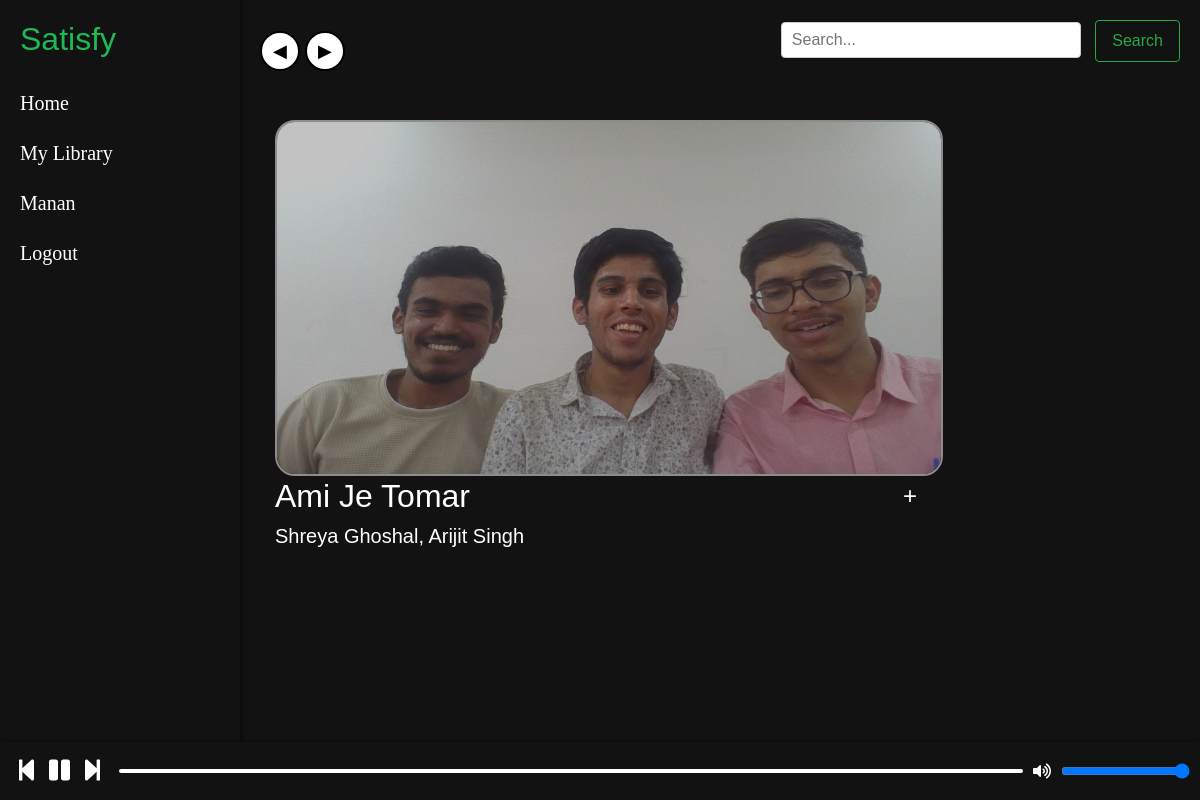
The page /music/song/8 (signed in) on the database its author committed.
### music/models.py (models this page shows, shortened)
class Song(models.Model):
    album=models.ForeignKey("Album",on_delete=models.CASCADE,verbose_name=_("Song Album"))
    songThumbnail=models.ImageField(_("Song Thumbnail"),upload_to='thumbnail/',help_text=".jpg, .png, .jpeg, .svg supported")
    song_name=models.CharField(_("Song Name"),max_length=50)
    song=models.FileField(_("song"),upload_to='songs/',help_text="mp3* required")
    created=models.DateTimeField(_("CreatedAt"),auto_now_add=True)
    last_update=models.DateTimeField(_("UpdatedAt"),auto_now=True)
    artists = models.ManyToManyField(Artist)
    class Meta:
        verbose_name=_("Song")

class Artist(models.Model):
    artist_name=models.CharField(_("Artist Name"),max_length=50)
    artist_image=models.ImageField(_("Artist Image"),upload_to='artist/',null=True)
    created=models.DateTimeField(_("CreatedAt"),auto_now_add=True)
    last_update=models.DateTimeField(_("UpdatedAt"),auto_now=True)
    class Meta:
        verbose_name=_("Artist")
        verbose_name_plural=_("Artists")
    def __str__(self):
        return self.artist_name

### music/views.py (the view)
# urls.py: path('song/<int:pid>',views.song,name="song"),
@login_required
def song(request,pid=0):
    if pid:
        song=Song.objects.get(id=pid)
        libraries=Library.objects.filter(user=request.user)
        artists=song.artists.all()
        return render(request,'music/desc.html',{'song':song , "artists":artists,"libraries":libraries})

### templates/music/desc.html (shortened to what this page needs)
{% extends 'music/spotify.html' %}
{% block style %}
    {% load static %}
    <link rel="stylesheet" href="{% static 'css/style-desc.css' %}">
{% endblock %}
{% block content %}
<div class="container">
    <div class="row description">
        <div class="col md-2">
            <img class="w-75 h-75 cover-image" src="{{ song.songThumbnail.url }}" alt="cover-image">
            <h2 class="music-title d-flex align-items-center">
                {{ song.song_name }}
                <div class="dropdown ms-2">
                    <button class="btn dropdown-toggle addbtn" type="button" data-bs-toggle="dropdown" aria-expanded="false"
                    style="font-size: 24px; border-radius: 50%; width: 40px; height: 40px; display: flex; align-items: center; justify-content: center;">
                        +
                    </button>
                </div>
            </h2>
            <div class="d-flex">
                <h5 class="music-desc">{{ artists|join:", " }}</h5>
            </div>
        </div>
    </div>
</div>
{% endblock %}
{%block body %}
<div class="player-container">
    <div class="player-controls">
        <button id="prev"><i class="fa fa-step-backward"></i></button>
        <button id="play-pause"></button>
        <button id="next"><i class="fa fa-step-forward"></i></button>
        <div class="progress-container">
            <div class="progress-bar" id="progress-bar">
            </div>
        </div>
        <div class="volume-control">
            <i class="fa fa-volume-up"></i>
            <input type="range" id="volume" min="0" max="1" step="0.01" value="1">
        </div>
    </div>
</div>
{% endblock %}

### templates/music/spotify.html (shortened to what this page needs)
<!DOCTYPE html>
<html lang="en">
<head>
    {% load static %}
    <link href="https://stackpath.bootstrapcdn.com/bootstrap/4.5.2/css/bootstrap.min.css" rel="stylesheet">
    {%block style %}
    {% endblock %}
</head>
<body>
    <div class="sidebar">
        <h2>Satisfy</h2>
        <a class="side-drop" href="/music/listen">Home</a>
        <div class="dropdown">
            <a class="side-drop" href="/music/library"> My Library</a>
            <a class="side-drop" href="/music/info">{{request.user.first_name}}</a>
            <a class="side-drop" href="/music/signout">Logout</a>
          </div>
    </div>
    <div class="main-content" id="main-content">
        <div class="top-bar">
            <div class="navigation-controls">
                <button class="nav-button" id="backBtn" onclick="goBack()">
                    &#9664;
                </button>
                <button class="nav-button" id="forthBtn" onclick="goForth()">
                    &#9654;
                </button>
            </div>
            <div class="search-bar">
                <form action="{% url 'search_results' %}" method="get">
                    <input type="text" name="q" placeholder="Search...">
                    <button class="btn btn-outline-success">Search</button>
                </form>
            </div>
        </div>
        {% block content %}{% endblock %}
    </div>
    {% block body %}
    {% endblock %}
</body>
</html>

### music/static/css/style-desc.css (style rules this page uses)
.description { background-color: black; background: fixed; position: relative; }
.music-title { font-family: Verdana, Geneva, Tahoma, sans-serif; color: white; }
.music-desc { font-family: Verdana, Geneva, Tahoma, sans-serif; color: white; cursor:pointer; }
.cover-image { border: 2px solid rgb(172, 170, 170); border-radius: 20px; background-clip: border-box; opacity: 0.8; margin-top: 2%; margin-left: 0; }

### templates/music/spotify.html (style rules this page uses)
body { font-family: Arial, sans-serif; margin: 0; padding: 0; overflow-x: hidden; background-color: #121212; }
.sidebar { position: fixed; top: 0; left: 0; height: 100%; width: 240px; background-color: #121212; color: #ffffff; padding: 20px; box-shadow: 2px 0 5px rgba(0,0,0,0.5); z-index: 1000; }
.sidebar h2 { color: #1db954; margin-bottom: 20px; }
.sidebar a { color: #ffffff; display: block; padding: 10px 0; text-decoration: none; }
.player-container { position: fixed; bottom: 0; width: 100%; background: #121212; padding: 10px; color: #ffffff; box-shadow: 0 -2px 5px rgba(0,0,0,0.2); z-index: 1000; }
.player-controls { display: flex; align-items: center; justify-content: space-between; }
.player-controls button { background: none; border: none; color: white; cursor: pointer; font-size: 1.5rem; }
.progress-container { flex-grow: 1; margin: 0 10px; }
.progress-bar { background: #ffffff; height: 4px; border-radius: 2px; cursor:not-allowed; position: relative; }
.volume-control { display: flex; align-items: center; }
.volume-control input[type="range"] { margin-left: 10px; background: transparent; }
.side-drop { background-color: #121212; color: white; font-family: serif; font-size: 20px; }
.main-content { margin-left: 240px; padding: 20px; background-color: #121212; }
.top-bar { display: flex; align-items: center; justify-content: space-between; margin-bottom: 20px; }
.navigation-controls { display: flex; margin-right: 15px; }
.nav-button { width: 40px; height: 40px; background-color: white; color: black; border: 2px solid black; border-radius: 50%; font-size: 18px; display: flex; align-items: center; justify-content: center; cursor: pointer; margin-right: 5px; }
.search-bar { display: flex; justify-content: flex-end; margin-bottom: 20px; align-items: center; }
.search-bar input[type="text"] { width: 300px; padding: 5px 10px; border: 1px solid #ccc; border-radius: 4px; }
.btn-outline-success { margin-left: 10px; padding: 8px 16px; border-radius: 4px; cursor: pointer; }

### templates/music/desc.html (style rules this page uses)
.dropdown-toggle::after { display: none; }
.addbtn { color: white; margin-left: 420px; font:bold; }

### rows shown on the page
Song: songThumbnail (picture), song_name "Ami Je Tomar"
Artist: artist_name.artist_name "Shreya Ghoshal, Arijit Singh"

### other values the page prints
{{ request.user.first_name }} "Manan"
